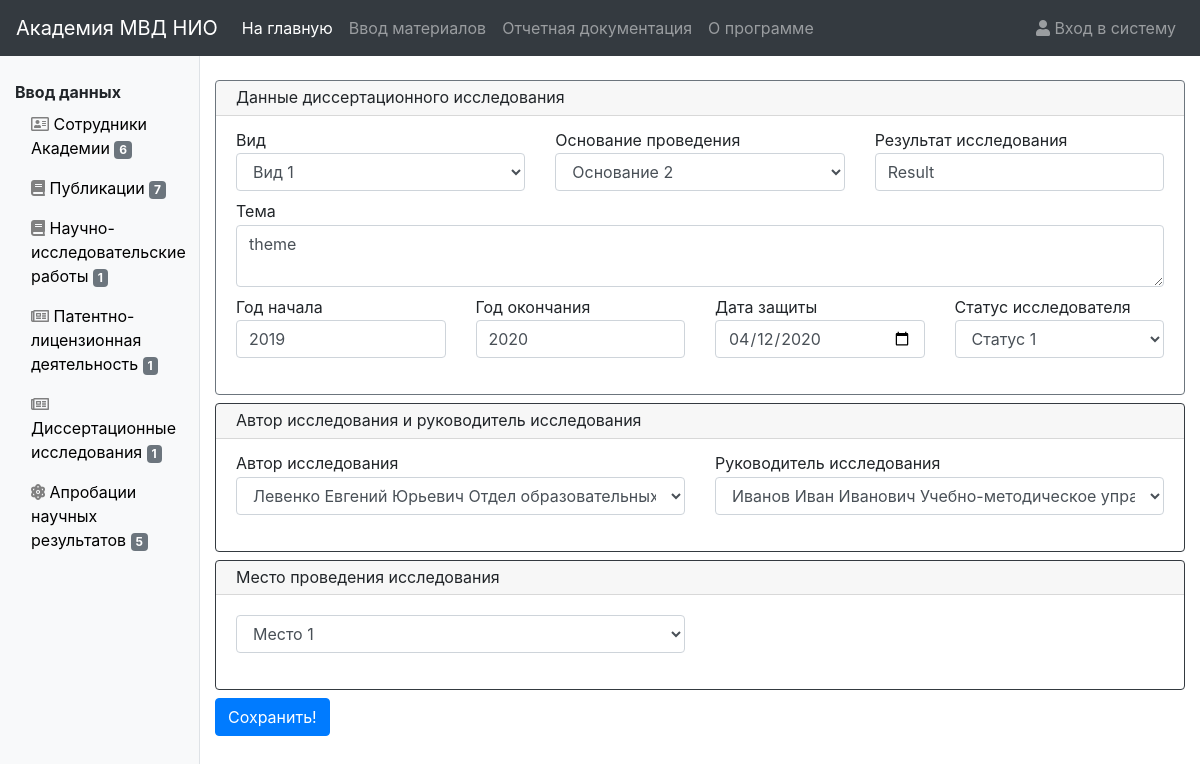
The page /dissertation/update/2/change/ on the database its author committed.
### dissertationresearch/models.py (models this page shows, shortened)
class DissertationResearch(models.Model):
    kind = models.ForeignKey(ResearchKind, on_delete=models.SET_NULL, null=True, verbose_name="Вид исследования")
    status = models.ForeignKey(ResearchStatus, on_delete=models.SET_NULL, null=True, verbose_name="Статус исследователя")
    date_begin = models.IntegerField(verbose_name="Год начала", null=True, blank=True)
    date_end = models.IntegerField(verbose_name="Год окончания", null=True, blank=True)
    date_protect = models.DateField(verbose_name="Дата защиты", null=True, blank=True)
    dissertation_theme = models.TextField(verbose_name="Тема исследования")
    reason = models.ForeignKey(Reason, on_delete=models.SET_NULL, null=True, verbose_name="Основание для проведения исследования")
    result = models.CharField(max_length=255, null=True, blank=True, verbose_name="Результат исследования")
    author = models.ForeignKey(Author, on_delete=models.SET_NULL, related_name="author", null=True, verbose_name="Автор исследования")
    leader = models.ForeignKey(Author, on_delete=models.SET_NULL, related_name="leader", null=True, verbose_name="Научный руководитель")
    leader_subdivision = models.ForeignKey(Subdivision, on_delete=models.SET_NULL, related_name="leader_subdivision", null=True, blank=True,
                                           verbose_name="Подразделение научного руководителя")
    research_place = models.ForeignKey(ResearchPlace, on_delete=models.SET_NULL, null=True, blank=True,
                                       verbose_name="Место проведения исследования")
    research_place_subdivision = models.ForeignKey(Subdivision, on_delete=models.SET_NULL, related_name="research_place_subdivision", null=True, blank=True,
                                                   verbose_name="Подразделение Академии МВД РБ (место проведения)")
    date_added = models.DateTimeField(blank=True, null=True, verbose_name="Дата и время моследнего изменения")
    user_added = models.ForeignKey(User, on_delete=models.SET_NULL, blank=True, null=True,
                                   verbose_name="Кем внесено/изменено")
    class Meta:
        ordering = ('id',)
        verbose_name = 'Диссертационное исследование'
        verbose_name_plural = 'Диссертационные исследования'

class Reason(models.Model):
    reason = models.CharField(max_length=255, verbose_name="Основание")
    def __str__(self):
        return self.reason
    class Meta:
        ordering = ('reason',)
        verbose_name = 'Основание для проведения исследования'
        verbose_name_plural = 'Основания для проведения исследования'

### dissertationresearch/views.py (the view)
# urls.py: path('update/<dissertation_research_id>/change/', views.dissertation_research_update, name='update'),
@transaction.atomic
def dissertation_research_update(request, dissertation_research_id):
    if request.method == 'POST':
        obj = get_object_or_404(DissertationResearch, pk=dissertation_research_id)
        form = DissertationResearchForm(request.POST, instance=obj)
        if form.is_valid():
            dissertation = form.save(commit=False)
            dissertation.research_place_subdivision = dissertation.author.subdivision
            dissertation.leader_subdivision = dissertation.leader.subdivision
            dissertation.date_added = datetime.datetime.now()
            dissertation.user_added = request.user
            dissertation.save()
            return HttpResponseRedirect(reverse('dissertation:list'))
        else:
            return render(request, 'dissertationresearch/dissertation_update_form.html', {'form': form})
    else:
        obj = get_object_or_404(DissertationResearch, pk=dissertation_research_id)
        form = DissertationResearchForm(instance=obj)
        return render(request, 'dissertationresearch/dissertation_update_form.html', {'form': form,
                                                                                      'obj': obj,
                                                                                      })

### dissertationresearch/forms.py
class DissertationResearchForm(ModelForm):
    class Meta:
        model = DissertationResearch
        exclude = ['leader_subdivision', 'research_place_subdivision']
        widgets = {
            'date_protect': myDateInput,
        }

### authors/models.py (called while the page is built)
    def __str__(self):
        return self.subdivision_name

    def __str__(self):
        return self.lastname + ' ' + self.firstname + ' ' + self.patronymic + ' ' + str(self.subdivision)

### context_processors/side_panel_context.py (called while the page is built)
def counts(request):
    return {'author_count': Author.objects.all().count(),
            'sciencework_count': Sciencework.objects.all().count(),
            'nir_count': NIR.objects.all().count(),
            'pld_count': PLD.objects.all().count(),
            'dissertation_count': DissertationResearch.objects.all().count(),
            'anr_count': ANR.objects.all().count(),
            }

### dissertationresearch/models.py (called while the page is built)
    def __str__(self):
        return self.kind_name

    def __str__(self):
        return self.status_name

    def __str__(self):
        return self.place

### dissertationresearch/templates/dissertationresearch/dissertation_update_form.html (shortened to what this page needs)
{% extends "dissertationresearch/dissertation_input_form.html" %}
{% load static %}
{% block form_title %}
    <form class="needs-validation" action="{% url 'dissertation:update' dissertation_research_id=obj.id %}" method="post" novalidate>
{% endblock %}
{% block button %}
    <button type="submit" class="btn btn-primary">Сохранить!</button>
{% endblock %}

### dissertationresearch/templates/dissertationresearch/dissertation_input_form.html (shortened to what this page needs)
{% extends "base_input.html" %}
{% load static %}
{% load widget_tweaks %}
{% block input_form %}
    {% block form_title %}{% endblock %}
<div class="card border-secondary mb-2" style="max-width: 100%; line-height: 0.6;">
    <div class="card-header">Данные диссертационного исследования</div>
    <div class="card-body">
        <div class="row">
            <div class="col-lg-4">
                <div class="form-group">
                    <label>Вид</label>
                    {% render_field form.kind class+="form-control" %}
                </div>
            </div>
            <div class="col-lg-4">
                <div class="form-group">
                    <label>Основание проведения</label>
                    {% render_field form.reason class+="form-control" %}
                </div>
            </div>
            <div class="col-lg-4">
                <div class="form-group">
                    <label>Результат исследования</label>
                    {% render_field form.result class+="form-control" %}
                </div>
            </div>
        </div>
        <div class="row">
            <div class="col-md-12">
                <div class="form-group">
                    <label>Тема</label>&nbsp;
                    {% render_field form.dissertation_theme class+="form-control" rows="2" %}
                </div>
            </div>
        </div>
        <div class="row">
            <div class="col-md-3">
                <div class="form-group">
                    <label>Год начала</label>
                    {% render_field form.date_begin class+="form-control" %}
                </div>
            </div>
            <div class="col-md-3">
                <div class="form-group">
                    <label>Год окончания</label>
                    {% render_field form.date_end class+="form-control" %}
                </div>
            </div>
            <div class="col-md-3">
                <div class="form-group">
                    <label>Дата защиты</label>
                    {% render_field form.date_protect class+="form-control" %}
                </div>
            </div>
            <div class="col-md-3">
                <div class="form-group">
                    <label>Статус исследователя</label>
                    {% render_field form.status class+="form-control" %}
                </div>
            </div>
        </div>
    </div>
</div>
<div class="card border-dark mb-2" style="max-width: 100%; line-height: 0.6;">
    <div class="card-header" id="withselect">Автор исследования и руководитель исследования</div>
    <div class="card-body" id="cardbodyforlistauthors">
        <div class="row">
            <div class="col-lg-6">
                <div class="form-group">
                    <label>Автор исследования</label>
                    {% render_field form.author class+="form-control select2_class" %}
                </div>
            </div>
            <div class="col-lg-6">
                <div class="form-group">
                    <label>Руководитель исследования</label>
                    {% render_field form.leader class+="form-control select2_class" %}
                </div>
            </div>
        </div>
    </div>
</div>
<div class="card border-dark mb-2" style="max-width: 100%; line-height: 0.6;">
    <div class="card-header" id="withselect">Место проведения исследования</div>
    <div class="card-body" id="cardbodyforlistauthors">
        <div class="row">
            <div class="col-md-6">
                <div class="form-group">
                    {% render_field form.research_place class+="form-control select2_class" %}
                </div>
            </div>
        </div>
    </div>
</div>
{% block button %}{% endblock %}
</form>
{% endblock %}

### rows shown on the page
DissertationResearch: kind "Вид 1", result "Result", dissertation_theme "theme", date_begin "2019", date_end "2020", date_protect "04/12/2020", status "Статус 1", author "Левенко Евгений Юрьевич Отдел образовательных информационных технологий", leader "Иванов Иван Иванович Учебно-методическое управление", research_place "Место 1"
Reason: reason "Основание 2"

### other values the page prints
{{ author_count }} "6"
{{ sciencework_count }} "7"
{{ nir_count }} "1"
{{ pld_count }} "1"
{{ dissertation_count }} "1"
{{ anr_count }} "5"
